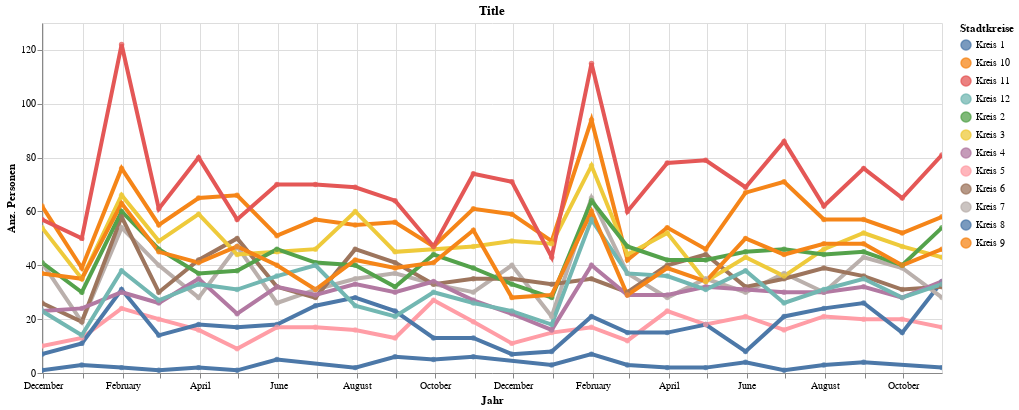

The notebook cell this image was saved under:
### Code cell
highlight = alt.selection(type='single', on='mouseover',
                          fields=['KreisLang'], nearest=True)
#x='date:StichtagDatJahr',
base = alt.Chart(myAgg.loc["2019-11-30":"2021-10-31"].reset_index().query('sum_WBev>0'), title="Title").encode(
    x=alt.X('StichtagDat', axis=alt.Axis(title='Jahr'))# , axis=alt.Axis(format='%', title='percentage')
    , y=alt.X('sum_WBev', axis=alt.Axis(title='Anz. Personen'))
    , color=alt.Color('KreisLang', legend=alt.Legend(title="Stadtkreise", orient="right"))  
    ,tooltip=['StichtagDat', 'KreisLang', 'sum_WBev']    
)
points = base.mark_circle().encode(
    opacity=alt.value(0.75)
).add_selection(
    highlight
).properties(
    width=900 , height=350
)
lines = base.mark_line().encode(
    size=alt.condition(~highlight, alt.value(0.5), alt.value(4))
).interactive()

lines + points

### Figure 1 — Vega-Lite specification as saved in the notebook (floating-point values rounded to 4 significant figures; data arrays with more than 128 entries replaced by an {"elided": "..."} marker saying what was removed)
{"config": {"view": {"continuousWidth": 400, "continuousHeight": 300}}, "layer": [{"mark": "line", "encoding": {"color": {"type": "nominal", "field": "KreisLang", "legend": {"orient": "right", "title": "Stadtkreise"}}, "size": {"condition": {"value": 0.5, "selection": {"not": "selector003"}}, "value": 4}, "tooltip": [{"type": "temporal", "field": "StichtagDat"}, {"type": "nominal", "field": "KreisLang"}, {"type": "quantitative", "field": "sum_WBev"}], "x": {"type": "temporal", "axis": {"title": "Jahr"}, "field": "StichtagDat"}, "y": {"type": "quantitative", "axis": {"title": "Anz. Personen"}, "field": "sum_WBev"}}, "selection": {"selector004": {"type": "interval", "bind": "scales", "encodings": ["x", "y"]}}, "title": "Title"}, {"mark": "circle", "encoding": {"color": {"type": "nominal", "field": "KreisLang", "legend": {"orient": "right", "title": "Stadtkreise"}}, "opacity": {"value": 0.75}, "tooltip": [{"type": "temporal", "field": "StichtagDat"}, {"type": "nominal", "field": "KreisLang"}, {"type": "quantitative", "field": "sum_WBev"}], "x": {"type": "temporal", "axis": {"title": "Jahr"}, "field": "StichtagDat"}, "y": {"type": "quantitative", "axis": {"title": "Anz. Personen"}, "field": "sum_WBev"}}, "height": 350, "selection": {"selector003": {"type": "single", "on": "mouseover", "fields": ["KreisLang"], "nearest": true}}, "title": "Title", "width": 900}], "data": {"name": "data-81ca0927104b247282ac8f2cc455c483"}, "$schema": "https://vega.github.io/schema/vega-lite/v4.8.1.json", "datasets": {"data-81ca0927104b247282ac8f2cc455c483": {"elided": "285 records"}}}
